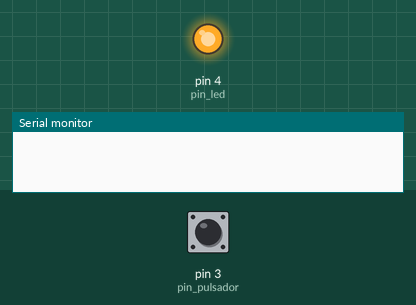
Recording of a sketch running on a simulated Arduino Uno, built with avr-gcc and run on an emulated ATmega328P. Parts: output pins drawn as LEDs (lit = HIGH), the last lines printed to the serial monitor. Inputs (shaded band) come from the test bench; at power-on: pin 3 (pin_pulsador) HIGH. Random numbers use the default seed unless the sketch sets one.

Above: at 7.6 s.
7.7 s: pin 3 (pin_pulsador) pulled LOW for 0.2 s
At 8.5 s:
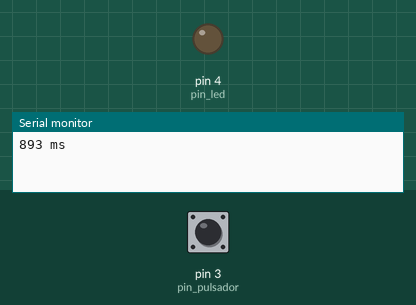
Timing chart, 0 to 14.4 s (numbered marks = the images above; inputs shaded):
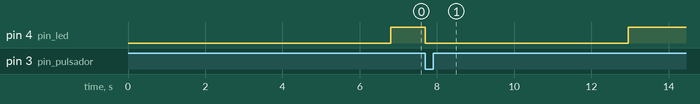

Measured:
- after the input at 7.7 s, pin 4 (pin_led): HIGH → LOW at once, → HIGH 5.2 s later

The sketch:

reaction_time_v2.ino
```cpp
// Autor: matematicasdeinstituto
// Web  : https://github.com/matematicasdeinstituto/arduino

#include "led.h"
#include "pulsador_v2.h"
#include "cronometro_v1.h"

// conexiones
constexpr int pin_pulsador  = 3;
constexpr int pin_led       = 4;

constexpr unsigned long max_delay = 10000; // espera 10 segundos máximo

int main()
{
    init();

// init Serial
    Serial.begin(9600);
    while (!Serial) { ; }

    LED led{pin_led};
    Pulsador pulsador{pin_pulsador};
    Cronometro crono;

    while(true){
        // encendemos aleatoriamente el LED
        led.off();
        unsigned long td = random(max_delay);
        delay(td);
        led.on();

        // medimos tiempo de reacción
        crono.start();
        while (!pulsador.recien_pulsado()) { ; }
        crono.stop();

        // imprimos mensaje
        Serial.print(crono.time());
        Serial.println(" ms");
    }
}
```

cronometro_v1.h
```cpp
#pragma once

#ifndef __CRONOMETRO_V1_H__
#define __CRONOMETRO_V1_H__

class Cronometro{
public:
    Cronometro();

    void start();
    void stop();

    unsigned long time() const;

private:
    unsigned long t0_;	// tiempo en que se enciende
    unsigned long t1_;  // tiempo en que se apaga
};

// Como todas las funciones son de 1 línea opto por definirlas como inline.
// Observa que las funciones inline se definen en el archivo de cabecera. Si
// no fueran inlines, las tendríamos que definir en un archivo .ino.

// inicializamos t0, t1 a 0
inline Cronometro::Cronometro() : t0_{0}, t1_{0} { }

inline void Cronometro::start() { t0_ = millis(); }
inline void Cronometro::stop () { t1_ = millis(); }

inline unsigned long Cronometro::time() const
{ return t1_ - t0_; }


#endif
```

led.h
```cpp
#pragma once

#ifndef __LED_H__
#define __LED_H__

// Toda clase tiene mínimo 2 partes:
//  1. parte pública, a la que puede acceder cualquier función
//  2. parte privada, a la que solo pueden acceder funciones de la clase
//
// Toda clase tiene una interfaz y una implementación.
// Imagina que fabricas un coche:
//  * la interfaz del coche son las operaciones que puede hacer un conductor
//    con el coche. Ejemplo: puedes girar el volante a la derecha, a la
//    izquierda, cambiar marcha, pisar el acelerador, soltarlo, pisar el
//    freno...
//    Estas operaciones son públicas, cualquiera (que esté dentro del coche)
//    puede ejecutarlas.
//
//  * la implementación es cómo funciona internamente. Cuando yo piso el
//    acelerador de mi coche sé que acelera, pero no tengo ni idea de qué es
//    lo que hace internamente para acelerar. Esos detalles internos de cómo
//    funciona el coche es lo que llamamos su implementación y solo deben de
//    ser accesibles al ingeniero que diseñó el coche.
//    Esta es la parte privada.
//
// Una de las finalidades de las clases es desvincular el interfaz de la
// implementación, el desvincular la pregunta ¿qué puedo hacer con mi coche
// (mi clase)? (=interfaz) de la pregunta ¿cómo lo hace? (=implementación)
class LED{
public:	// parte pública
// constructor de la clase:
//	El constructor se llama en el momento en que se define un objeto de la
//	clase.
    LED(int pin0);  // le pasamos el pin al que conectamos el LED

    // encendemos el LED.  El 'const' que aparece al final indica que esta
    // función no modifica los datos de la clase
    void on() const; // enciende el LED (en lugar de on()
		     // puedes llamarlo enciende())
    void off() const; // apaga el LED

private: // parte privada
// Datos de la clase
    /*const*/ int pin;  // pin al que conectamos el LED
};


#endif
```

led.ino
```cpp
#include "led.h"

// Anotamos el pin al que está conectado el LED para no tener que volver
// a pasarlo como parámetro a las funciones, y definimos el pin como de
// salida.
LED::LED(int pin0)
{
    pin = pin0;

    pinMode(pin, OUTPUT);
}


void LED::on() const
{
    digitalWrite(pin, HIGH);
}

void LED::off() const
{
    digitalWrite(pin, LOW);
}
```

pulsador_v2.h
```cpp
#pragma once

#ifndef __PULSADOR_V2_H__
#define __PULSADOR_V2_H__

// En muchas ocasiones vamos a necesitar crear un conjunto de estados. La
// forma más básica de hacerlo sería:
// constexpr int pulsador_recien_pulsado   = 0;
// constexpr int pulsador_recien_soltado   = 1;
// constexpr int pulsador_sigue_pulsado	   = 2;
// constexpr int pulsador_sigue_soltado    = 3;
// Uno de los problemas con hacer esto es que es muy propenso a error (te
// puedes confundir al numerarlos, o más adelante añades otro estado y asignas
// mal el número, ...).
//
// Para evitar esos errores C++ suministra las enumeraciones `enum class`: lo
// que hacen es asignar automáticamente números evitando posibles errores.
// El código comentado arriba es similar al siguiente:
enum class Pulsador_estado{
    recien_pulsado,	// se ha presionado desde la última vez que se miró
    recien_soltado,	// se ha soltado    desde la última vez que se miró
    sigue_pulsado,
    sigue_soltado
};


class Pulsador{
public:
    Pulsador(int pin_pulsador);

// Estados
    // Devuelve el estado en el que se encuentra el pulsador desde la última
    // vez que se miró.
    // Observar que esta función no es `const` ya que va a modificar el
    // estado.
    Pulsador_estado estado();

    bool recien_pulsado();
    bool sigue_pulsado();
    bool recien_soltado();
    bool sigue_soltado();

// Mirando cómo esta el pulsador justo en este momento
    // Devuelve true si está presionado el pulsador. false en caso contrario.
    bool presionado() const;

    // Devuelve true si el pulsador no está presionado.
    bool no_presionado() const;

private:
    const int pin;
    bool presionado_;
};

inline Pulsador::Pulsador(int pin_pulsador)
		    : pin{pin_pulsador}
{
    pinMode(pin, INPUT_PULLUP);

// Anotamos el estado del pin (<-- este comentario sobra, lo pongo para
// explicar. Intenta comentar lo mínimo posible, el código tiene que poder
// leerse).
    if (digitalRead(pin) == LOW)
	presionado_ = true;

    else
	presionado_ = false;

// Esto se puede escribir de forma críptica:
//  presionado_ = (digitalRead(pin) == LOW); <--- ESTILO PÉSIMO DE
//  PROGRAMACIÓN: recuerda, programar es muy sencillo, mantener muy dificil.
//  Si tienes que modificar tu programa dentro de 1 año ¿entenderás lo que
//  está escrito?

}


// Observar que aquí uso un estilo diferente para escribir las funciones
// `inline`.
inline bool Pulsador::presionado() const
{ return (digitalRead(pin) == LOW); }

inline bool Pulsador::no_presionado() const
{ return !presionado(); }

inline bool Pulsador::recien_pulsado()
{ return (estado() == Pulsador_estado::recien_pulsado); }

inline bool Pulsador::sigue_pulsado()
{ return (estado() == Pulsador_estado::sigue_pulsado); }

inline bool Pulsador::recien_soltado()
{ return (estado() == Pulsador_estado::recien_soltado); }

inline bool Pulsador::sigue_soltado()
{ return (estado() == Pulsador_estado::sigue_soltado); }


#endif
```

pulsador_v2.ino
```cpp
#include "pulsador_v2.h"

Pulsador_estado Pulsador::estado()
{
    if (presionado_){
	if (digitalRead(pin) == LOW){
	    // presionado_ = true; <-- esto sobra, ¿por qué?
	    return Pulsador_estado::sigue_pulsado;
	}

	else{
	    presionado_ = false;
	    return Pulsador_estado::recien_soltado;
	}
    }

    else { // este else se puede comentar. Aquí llega solo si presionado_ == false
	if (digitalRead(pin) == LOW){
	    presionado_ = true;
	    return Pulsador_estado::recien_pulsado;
	}

	else{
	    // presionado_ = false; <-- ¿por qué comento este?
	    return Pulsador_estado::sigue_soltado;
	}

    }
}
```
